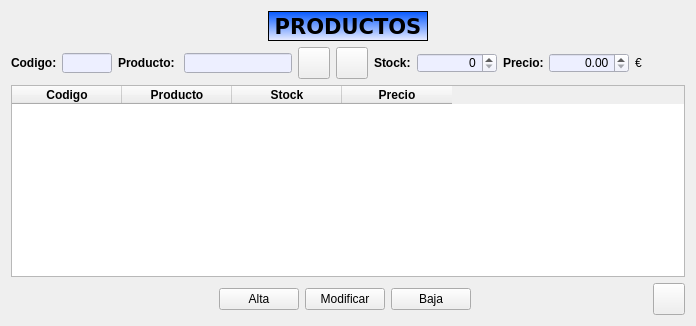
      <widget class="QWidget" name="panelProductos">
       <attribute name="title">
        <string>Productos</string>
       </attribute>
       <layout class="QVBoxLayout" name="verticalLayout_2">
        <item>
         <layout class="QHBoxLayout" name="layoutProductos_0">
          <item>
           <spacer name="horizontalSpacer_3">
            <property name="orientation">
             <enum>Qt::Horizontal</enum>
            </property>
            <property name="sizeHint" stdset="0">
             <size>
              <width>40</width>
              <height>20</height>
             </size>
            </property>
           </spacer>
          </item>
          <item>
           <widget class="QLabel" name="lblProductos">
            <property name="sizePolicy">
             <sizepolicy hsizetype="Fixed" vsizetype="Fixed">
              <horstretch>0</horstretch>
              <verstretch>0</verstretch>
             </sizepolicy>
            </property>
            <property name="minimumSize">
             <size>
              <width>160</width>
              <height>30</height>
             </size>
            </property>
            <property name="maximumSize">
             <size>
              <width>160</width>
              <height>30</height>
             </size>
            </property>
            <property name="font">
             <font>
              <family>Verdana</family>
              <pointsize>16</pointsize>
              <weight>75</weight>
              <bold>true</bold>
             </font>
            </property>
            <property name="styleSheet">
             <string notr="true">background-color: qlineargradient(spread:pad, x1:0, y1:0, x2:0, y2:1, stop:0 rgba(0, 85, 255, 255), stop:1 rgba(237, 239, 255, 255));
border-color: rgb(0, 0, 0);</string>
            </property>
            <property name="frameShape">
             <enum>QFrame::Box</enum>
            </property>
            <property name="text">
             <string>PRODUCTOS</string>
            </property>
            <property name="alignment">
             <set>Qt::AlignCenter</set>
            </property>
           </widget>
          </item>
          <item>
           <spacer name="horizontalSpacer_4">
            <property name="orientation">
             <enum>Qt::Horizontal</enum>
            </property>
            <property name="sizeHint" stdset="0">
             <size>
              <width>40</width>
              <height>20</height>
             </size>
            </property>
           </spacer>
          </item>
         </layout>
        </item>
        <item>
         <layout class="QHBoxLayout" name="layoutProductos_1">
          <item>
           <widget class="QLabel" name="lblCodigoProducto">
            <property name="sizePolicy">
             <sizepolicy hsizetype="Fixed" vsizetype="Fixed">
              <horstretch>0</horstretch>
              <verstretch>0</verstretch>
             </sizepolicy>
            </property>
            <property name="minimumSize">
             <size>
              <width>45</width>
              <height>25</height>
             </size>
            </property>
            <property name="maximumSize">
             <size>
              <width>45</width>
              <height>25</height>
             </size>
            </property>
            <property name="font">
             <font>
              <weight>75</weight>
              <bold>true</bold>
             </font>
            </property>
            <property name="text">
             <string>Codigo:</string>
            </property>
           </widget>
          </item>
          <item>
           <widget class="QLineEdit" name="editCodigoProducto">
            <property name="sizePolicy">
             <sizepolicy hsizetype="Fixed" vsizetype="Fixed">
              <horstretch>0</horstretch>
              <verstretch>0</verstretch>
             </sizepolicy>
            </property>
            <property name="minimumSize">
             <size>
              <width>50</width>
              <height>20</height>
             </size>
            </property>
            <property name="maximumSize">
             <size>
              <width>50</width>
              <height>20</height>
             </size>
            </property>
            <property name="styleSheet">
             <string notr="true">background-color: rgb(237, 239, 255);</string>
            </property>
            <property name="alignment">
             <set>Qt::AlignCenter</set>
            </property>
            <property name="readOnly">
             <bool>true</bool>
            </property>
           </widget>
          </item>
          <item>
           <widget class="QLabel" name="lblProducto">
            <property name="sizePolicy">
             <sizepolicy hsizetype="Fixed" vsizetype="Fixed">
              <horstretch>0</horstretch>
              <verstretch>0</verstretch>
             </sizepolicy>
            </property>
            <property name="minimumSize">
             <size>
              <width>60</width>
              <height>25</height>
             </size>
            </property>
            <property name="maximumSize">
             <size>
              <width>60</width>
              <height>25</height>
             </size>
            </property>
            <property name="font">
             <font>
              <weight>75</weight>
              <bold>true</bold>
             </font>
            </property>
            <property name="text">
             <string>Producto:</string>
            </property>
           </widget>
          </item>
          <item>
           <widget class="QLineEdit" name="editProducto">
            <property name="sizePolicy">
             <sizepolicy hsizetype="Expanding" vsizetype="Fixed">
              <horstretch>0</horstretch>
              <verstretch>0</verstretch>
             </sizepolicy>
            </property>
            <property name="minimumSize">
             <size>
              <width>0</width>
              <height>20</height>
             </size>
            </property>
            <property name="maximumSize">
             <size>
              <width>450</width>
              <height>20</height>
             </size>
            </property>
            <property name="styleSheet">
             <string notr="true">background-color: rgb(237, 239, 255);</string>
            </property>
            <property name="alignment">
             <set>Qt::AlignLeading|Qt::AlignLeft|Qt::AlignVCenter</set>
            </property>
           </widget>
          </item>
          <item>
           <widget class="QPushButton" name="btnProductoBuscar">
            <property name="sizePolicy">
             <sizepolicy hsizetype="Fixed" vsizetype="Fixed">
              <horstretch>32</horstretch>
              <verstretch>32</verstretch>
             </sizepolicy>
            </property>
            <property name="minimumSize">
             <size>
              <width>32</width>
              <height>32</height>
             </size>
            </property>
            <property name="maximumSize">
             <size>
              <width>32</width>
              <height>32</height>
             </size>
            </property>
            <property name="text">
             <string/>
            </property>
            <property name="icon">
             <iconset resource="img/rc_botonesInterfaz.qrc">
              <normaloff>:/lupa/lupa.png</normaloff>:/lupa/lupa.png</iconset>
            </property>
            <property name="iconSize">
             <size>
              <width>24</width>
              <height>24</height>
             </size>
            </property>
           </widget>
          </item>
          <item>
           <widget class="QPushButton" name="btnProductoLimpiar">
            <property name="minimumSize">
             <size>
              <width>32</width>
              <height>32</height>
             </size>
            </property>
            <property name="maximumSize">
             <size>
              <width>32</width>
              <height>32</height>
             </size>
            </property>
            <property name="font">
             <font>
              <weight>50</weight>
              <bold>false</bold>
             </font>
            </property>
            <property name="text">
             <string/>
            </property>
            <property name="icon">
             <iconset resource="img/rc_botonesInterfaz.qrc">
              <normaloff>:/limpiar/limpiar.png</normaloff>:/limpiar/limpiar.png</iconset>
            </property>
            <property name="iconSize">
             <size>
              <width>24</width>
              <height>24</height>
             </size>
            </property>
           </widget>
          </item>
          <item>
           <widget class="QLabel" name="lblStock">
            <property name="sizePolicy">
             <sizepolicy hsizetype="Fixed" vsizetype="Fixed">
              <horstretch>0</horstretch>
              <verstretch>0</verstretch>
             </sizepolicy>
            </property>
            <property name="minimumSize">
             <size>
              <width>35</width>
              <height>25</height>
             </size>
            </property>
            <property name="maximumSize">
             <size>
              <width>40</width>
              <height>25</height>
             </size>
            </property>
            <property name="font">
             <font>
              <weight>75</weight>
              <bold>true</bold>
             </font>
            </property>
            <property name="text">
             <string>Stock:</string>
            </property>
           </widget>
          </item>
          <item>
           <widget class="QSpinBox" name="spinStock">
            <property name="minimumSize">
             <size>
              <width>80</width>
              <height>20</height>
             </size>
            </property>
            <property name="maximumSize">
             <size>
              <width>80</width>
              <height>20</height>
             </size>
            </property>
            <property name="font">
             <font>
              <weight>50</weight>
              <bold>false</bold>
             </font>
            </property>
            <property name="styleSheet">
             <string notr="true">background-color: rgb(237, 239, 255);</string>
            </property>
            <property name="alignment">
             <set>Qt::AlignRight|Qt::AlignTrailing|Qt::AlignVCenter</set>
            </property>
            <property name="maximum">
             <number>99999</number>
            </property>
           </widget>
          </item>
          <item>
           <widget class="QLabel" name="lblPrecio">
            <property name="sizePolicy">
             <sizepolicy hsizetype="Fixed" vsizetype="Fixed">
              <horstretch>0</horstretch>
              <verstretch>0</verstretch>
             </sizepolicy>
            </property>
            <property name="minimumSize">
             <size>
              <width>35</width>
              <height>25</height>
             </size>
            </property>
            <property name="maximumSize">
             <size>
              <width>40</width>
              <height>25</height>
             </size>
            </property>
            <property name="font">
             <font>
              <weight>75</weight>
              <bold>true</bold>
             </font>
            </property>
            <property name="text">
             <string>Precio:</string>
            </property>
           </widget>
          </item>
          <item>
           <widget class="QDoubleSpinBox" name="spinPrecio">
            <property name="sizePolicy">
             <sizepolicy hsizetype="Fixed" vsizetype="Fixed">
              <horstretch>0</horstretch>
              <verstretch>0</verstretch>
             </sizepolicy>
            </property>
            <property name="minimumSize">
             <size>
              <width>80</width>
              <height>20</height>
             </size>
            </property>
            <property name="maximumSize">
             <size>
              <width>80</width>
              <height>20</height>
             </size>
            </property>
            <property name="font">
             <font>
              <weight>50</weight>
              <bold>false</bold>
             </font>
            </property>
            <property name="styleSheet">
             <string notr="true">background-color: rgb(237, 239, 255);</string>
            </property>
            <property name="wrapping">
             <bool>false</bool>
            </property>
            <property name="alignment">
             <set>Qt::AlignRight|Qt::AlignTrailing|Qt::AlignVCenter</set>
            </property>
            <property name="buttonSymbols">
             <enum>QAbstractSpinBox::UpDownArrows</enum>
            </property>
            <property name="showGroupSeparator" stdset="0">
             <bool>false</bool>
            </property>
            <property name="suffix">
             <string/>
            </property>
            <property name="maximum">
             <double>9999.989999999999782</double>
            </property>
            <property name="singleStep">
             <double>0.500000000000000</double>
            </property>
            <property name="value">
             <double>0.000000000000000</double>
            </property>
           </widget>
          </item>
          <item>
           <widget class="QLabel" name="lblEuro">
            <property name="sizePolicy">
             <sizepolicy hsizetype="Fixed" vsizetype="Fixed">
              <horstretch>0</horstretch>
              <verstretch>0</verstretch>
             </sizepolicy>
            </property>
            <property name="minimumSize">
             <size>
              <width>10</width>
              <height>25</height>
             </size>
            </property>
            <property name="maximumSize">
             <size>
              <width>10</width>
              <height>25</height>
             </size>
            </property>
            <property name="text">
             <string>€</string>
            </property>
           </widget>
          </item>
          <item>
           <spacer name="horizontalSpacer_9">
            <property name="orientation">
             <enum>Qt::Horizontal</enum>
            </property>
            <property name="sizeHint" stdset="0">
             <size>
              <width>40</width>
              <height>20</height>
             </size>
            </property>
           </spacer>
          </item>
         </layout>
        </item>
        <item>
         <widget class="QTableWidget" name="tablaProductos">
          <property name="focusPolicy">
           <enum>Qt::NoFocus</enum>
          </property>
          <property name="styleSheet">
           <string notr="true"> QTableView::item {
		background-color: rgb(237, 239, 255); 
}

 QTableView::item:alternate {
		background-color: rgb(255, 255, 255); 
}

 QTableView::item:selected {
		color: rgb(255, 255, 255); 
		
	background-color: rgb(12, 93, 255);
}</string>
          </property>
          <property name="editTriggers">
           <set>QAbstractItemView::NoEditTriggers</set>
          </property>
          <property name="alternatingRowColors">
           <bool>true</bool>
          </property>
          <property name="selectionMode">
           <enum>QAbstractItemView::SingleSelection</enum>
          </property>
          <property name="selectionBehavior">
           <enum>QAbstractItemView::SelectRows</enum>
          </property>
          <property name="verticalScrollMode">
           <enum>QAbstractItemView::ScrollPerPixel</enum>
          </property>
          <property name="horizontalScrollMode">
           <enum>QAbstractItemView::ScrollPerPixel</enum>
          </property>
          <property name="rowCount">
           <number>0</number>
          </property>
          <attribute name="horizontalHeaderDefaultSectionSize">
           <number>110</number>
          </attribute>
          <attribute name="verticalHeaderVisible">
           <bool>false</bool>
          </attribute>
          <column>
           <property name="text">
            <string>Codigo</string>
           </property>
           <property name="font">
            <font>
             <weight>75</weight>
             <bold>true</bold>
            </font>
           </property>
           <property name="textAlignment">
            <set>AlignCenter</set>
           </property>
          </column>
          <column>
           <property name="text">
            <string>Producto</string>
           </property>
           <property name="font">
            <font>
             <weight>75</weight>
             <bold>true</bold>
            </font>
           </property>
           <property name="textAlignment">
            <set>AlignCenter</set>
           </property>
          </column>
          <column>
           <property name="text">
            <string>Stock</string>
           </property>
           <property name="font">
            <font>
             <weight>75</weight>
             <bold>true</bold>
            </font>
           </property>
           <property name="textAlignment">
            <set>AlignCenter</set>
           </property>
          </column>
          <column>
           <property name="text">
            <string>Precio</string>
           </property>
           <property name="font">
            <font>
             <weight>75</weight>
             <bold>true</bold>
            </font>
           </property>
           <property name="textAlignment">
            <set>AlignCenter</set>
           </property>
          </column>
         </widget>
        </item>
        <item>
         <layout class="QHBoxLayout" name="layoutProductos_2">
          <property name="bottomMargin">
           <number>0</number>
          </property>
          <item>
           <spacer name="horizontalSpacer_10">
            <property name="orientation">
             <enum>Qt::Horizontal</enum>
            </property>
            <property name="sizeType">
             <enum>QSizePolicy::Fixed</enum>
            </property>
            <property name="sizeHint" stdset="0">
             <size>
              <width>32</width>
              <height>20</height>
             </size>
            </property>
           </spacer>
          </item>
          <item>
           <spacer name="space_11">
            <property name="orientation">
             <enum>Qt::Horizontal</enum>
            </property>
            <property name="sizeHint" stdset="0">
             <size>
              <width>40</width>
              <height>20</height>
             </size>
            </property>
           </spacer>
          </item>
          <item>
           <widget class="QPushButton" name="btnProductoAlta">
            <property name="font">
             <font>
              <weight>50</weight>
              <bold>false</bold>
             </font>
            </property>
            <property name="text">
             <string>Alta</string>
            </property>
           </widget>
          </item>
          <item>
           <widget class="QPushButton" name="btnProductoModificar">
            <property name="font">
             <font>
              <weight>50</weight>
              <bold>false</bold>
             </font>
            </property>
            <property name="text">
             <string>Modificar</string>
            </property>
           </widget>
          </item>
          <item>
           <widget class="QPushButton" name="btnProductoBaja">
            <property name="font">
             <font>
              <weight>50</weight>
              <bold>false</bold>
             </font>
            </property>
            <property name="text">
             <string>Baja</string>
            </property>
           </widget>
          </item>
          <item>
           <spacer name="space_12">
            <property name="orientation">
             <enum>Qt::Horizontal</enum>
            </property>
            <property name="sizeHint" stdset="0">
             <size>
              <width>40</width>
              <height>20</height>
             </size>
            </property>
           </spacer>
          </item>
          <item>
           <widget class="QPushButton" name="btnProductoRecargar">
            <property name="sizePolicy">
             <sizepolicy hsizetype="Fixed" vsizetype="Fixed">
              <horstretch>32</horstretch>
              <verstretch>32</verstretch>
             </sizepolicy>
            </property>
            <property name="minimumSize">
             <size>
              <width>32</width>
              <height>32</height>
             </size>
            </property>
            <property name="maximumSize">
             <size>
              <width>32</width>
              <height>32</height>
             </size>
            </property>
            <property name="text">
             <string/>
            </property>
            <property name="icon">
             <iconset resource="img/rc_botonesInterfaz.qrc">
              <normaloff>:/recargar/recargar.png</normaloff>:/recargar/recargar.png</iconset>
            </property>
            <property name="iconSize">
             <size>
              <width>24</width>
              <height>24</height>
             </size>
            </property>
           </widget>
          </item>
         </layout>
        </item>
       </layout>
      </widget>
